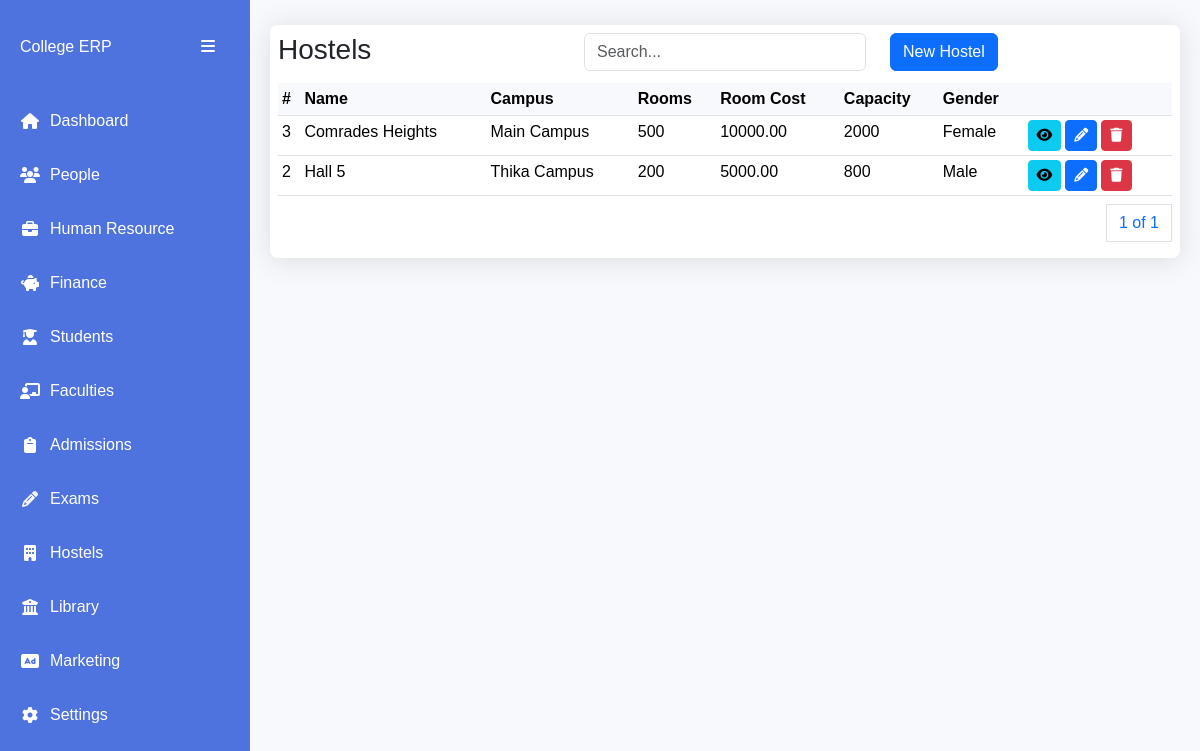
/hostels/, run on the app's committed database.
### apps/hostels/models.py (models this page shows, shortened)
class Hostel(AbsoluteBaseModel):
    name = models.CharField(max_length=255)
    rooms = models.IntegerField(default=1)
    room_cost = models.DecimalField(max_digits=10, decimal_places=2, default=0)
    capacity = models.IntegerField(default=1)
    gender = models.CharField(max_length=255, choices=GENDER_CHOICES, null=True)
    campus = models.ForeignKey("core.Campus", on_delete=models.CASCADE, null=True)

### apps/core/models.py (models this page shows)
class AbsoluteBaseModel(models.Model):
    created_on = models.DateTimeField(auto_now_add=True)
    updated_on = models.DateTimeField(auto_now=True)
    class Meta:
        abstract = True

class Campus(AbsoluteBaseModel):
    name = models.CharField(max_length=255)
    city = models.CharField(max_length=255)
    address = models.CharField(max_length=255, null=True)
    phone_number = models.CharField(max_length=255, null=True)
    email = models.EmailField(null=True)
    population = models.IntegerField(null=True)
    def __str__(self):
        return self.name

### apps/hostels/views.py (the view)
# urls.py: path("hostels/", include("apps.hostels.urls")),
def hostels(request):
    hostels = Hostel.objects.all().order_by("-created_on")
    if request.method == "POST":
        search_text = request.POST.get("search_text")
        hostels = Hostel.objects.filter(Q(name__icontains=search_text))
    paginator = Paginator(hostels, 8)
    page_number = request.GET.get("page")
    page_obj = paginator.get_page(page_number)
    campuses = Campus.objects.all()
    context = {
        "page_obj": page_obj,
        "campuses": campuses,
        "gender_choices": GENDER_CHOICES,
    }
    return render(request, "hostels/hostels.html", context)

### templates/hostels/hostels.html (shortened to what this page needs)
{% extends "base1.html" %}
{% block content %}
<div class="table-card">
      <div class="row py-2 px-2">
        <div class="col">
            <h3>Hostels</h3>
        </div>
        <div class="col">
            <input type="text" class="form-control" placeholder="Search..."
            id="searchInput" value="{{ search_query }}">
        </div>
        <div class="col">
          <button class="btn btn-primary" data-bs-toggle="modal" data-bs-target="#newHostelModal">New Hostel</button>
        </div>
    </div>
      <div class="table-container px-2">
        <table class="table data-table table-sm">
          <thead>
            <tr>
              <th scope="col">#</th>
              <th scope="col">Name</th>
              <th scope="col">Campus</th>
              <th scope="col">Rooms</th>
              <th scope="col">Room Cost</th>
              <th scope="col">Capacity</th>
              <th scope="col">Gender</th>
              <th scope="col" colspan="3"></th>
            </tr>
          </thead>
          <tbody>
            {% for hostel in page_obj %}
            <tr>
              <td>{{hostel.id}}</td>
              <td>{{hostel.name}}</td>
              <td>{{hostel.campus}}</td>
              <td>{{hostel.rooms}}</td>
              <td>{{hostel.room_cost}}</td>
              <td>{{hostel.capacity}}</td>
              <td>{{hostel.gender}}</td>
              <td>
                <div class="d-flex gap-1">
                  <a href="{% url 'hostel-details' hostel.id %}" class="btn btn-info btn-sm"><i class="fas fa-eye"></i></a>
                  <a class="btn btn-primary btn-sm" data-bs-toggle="modal" data-bs-target="#editHostelModal{{ hostel.id }}">
                    <i class="fas fa-pencil"></i>
                  </a>
                  <a class="btn btn-danger btn-sm" data-bs-toggle="modal" data-bs-target="#deleteHostelModal{{ hostel.id }}">
                    <i class="fas fa-trash"></i>
                  </a>
                </div>
              </td>
            </tr>
            {% endfor %}
          </tbody>
        </table>
        <div class="mt-2">
          <nav aria-label="Page navigation example">
            <ul class="pagination justify-content-end">
              <a class="page-link" href="#">{{ page_obj.number }} of {{ page_obj.paginator.num_pages }}</a>
            </ul>
          </nav>
        </div>
      </div>
{% endblock content %}

### templates/base1.html (style rules this page uses)
:root { --sidebar-width: 250px; --sidebar-collapsed-width: 70px; --primary-color: #4e73df; --secondary-color: #858796; }
body { background-color: #f8f9fc; font-family: 'Nunito', sans-serif; overflow-x: hidden; }
.table-card { background: white; border-radius: 8px; box-shadow: 0 0.15rem 1.75rem 0 rgba(58, 59, 69, 0.15); margin: 5px 0; }
.table-container { overflow-x: auto; }
.data-table { margin-bottom: 0; }
.data-table th { background-color: #f8f9fc; border-top: none; white-space: nowrap; cursor: pointer; }

### data on the page
Hostel: id "3", name "Comrades Heights", campus "Main Campus", rooms "500", room_cost "10000.00", capacity "2000", gender "Female"
Hostel: id "2", name "Hall 5", campus "Thika Campus", rooms "200", room_cost "5000.00", capacity "800", gender "Male"

### other printed values
{{ page_obj.number }} "1"
{{ page_obj.paginator.num_pages }} "1"
